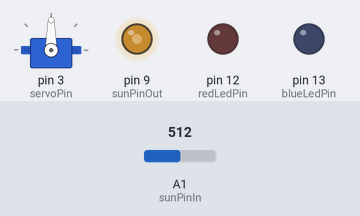
Bench run of a sketch on a simulated Arduino Uno, built with avr-gcc and run on an emulated ATmega328P. On the bench: servo, output pins drawn as LEDs (lit = HIGH). Inputs (shaded band) come from the test bench; at power-on: A1 (sunPinIn) = 512.

Above: at 1.2 s.
1.3 s: A1 (sunPinIn) set to 716
At 2.3 s:
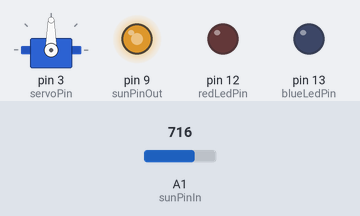
2.8 s: A1 (sunPinIn) set to 900
At 3.5 s:
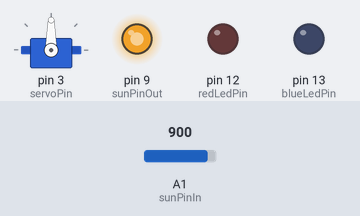
4.3 s: A1 (sunPinIn) set to 122
At 4.6 s:
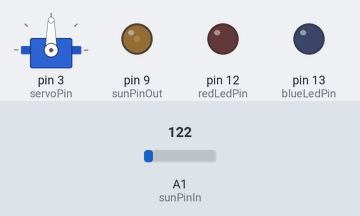
5.8 s: A1 (sunPinIn) set to 0
At 7.0 s:
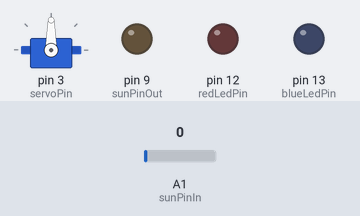
7.3 s: A1 (sunPinIn) set to 511
At 8.1 s:
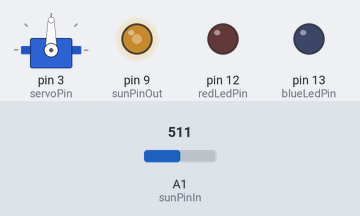
Timing chart, 0 to 9.8 s (numbered marks = the images above; inputs shaded):
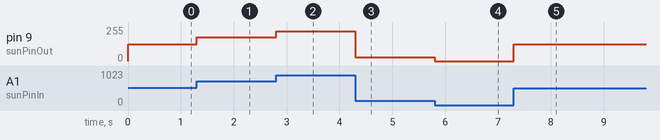

The sketch:

Sunnel.ino
```cpp
 #include <Servo.h>,
Servo servo;

// constants won't change. They're used here to set pin numbers:
const int redButtonPin = 2;     // the number of the pushbutton pin
const int redLedPin =  12;      // the number of the LED pin
const int blueButtonPin = 4;     // the number of the pushbutton pin
const int blueLedPin =  13;      // the number of the LED pin
const int servoPin = 3;
const int sunPinOut = 9;
const int sunPinIn = A1;
const int servoPot = A0;
// variables will change:

int redButtonState = 0;         // variable for reading the pushbutton status
int blueButtonState = 0;         // variable for reading the pushbutton status
int potServoValue = 0;
int potLedValue = 0;
int sunSensorValue = 0;
int sunBrightnessValue = 0;
int val = 0; // variable to store the read value
float volt = 0; // variable to hold the voltage read

void setup() {
  servo.attach(servoPin);

  // initialize the LED pin as an output:
  pinMode(redLedPin, OUTPUT);
  pinMode(blueLedPin, OUTPUT);
  // initialize the pushbutton pin as an input:
  pinMode(redButtonPin, INPUT);
  pinMode(blueButtonPin, INPUT);
  pinMode(sunPinOut, OUTPUT);
}

void loop() {
  sunSensorValue = analogRead(sunPinIn);
  // map it to the range of the analog out:

  //sunBrightnessValue = map(sunSensorValue, 0, 1023, 0, 255);
  // change the analog out value:
  volt =(5.0 * sunSensorValue) / 1023;
  sunSensorValue = 255 * (volt / 5);

  analogWrite(sunPinOut, sunSensorValue);

  // print the results to the Serial Monitor:


  // read the state of the pushbutton value:
  // redButtonState = digitalRead(redButtonPin);
//  blueButtonState = digitalRead(blueButtonPin);
//  potServoValue = analogRead(servoPot);
//  potServoValue = map(potServoValue, 0, 1023, 0,360);
//  servo.write(potServoValue);

  // check if the pushbutton is pressed. If it is, the buttonState is HIGH:
//  if (redButtonState == HIGH) {
//    // turn LED on:
//    digitalWrite(redLedPin, HIGH);
//  }
//  else {
    // turn LED off:
//    digitalWrite(redLedPin, LOW);
 // }
//   if (blueButtonState == HIGH) {
    // turn LED on:
 //   digitalWrite(blueLedPin, HIGH);
 // }
 // else {
    // turn LED off:
 //   digitalWrite(blueLedPin, LOW);
//  }
}
```

Measured:
- after the input at 1.3 s, pin 9 (sunPinOut): 127/255 → 178/255 at once
- after the input at 2.8 s, pin 9 (sunPinOut): 178/255 → 224/255 at once
- after the input at 4.3 s, pin 9 (sunPinOut): 224/255 → 30/255 at once
- after the input at 5.8 s, pin 9 (sunPinOut): 30/255 → 0/255 at once
- after the input at 7.3 s, pin 9 (sunPinOut): 0/255 → 127/255 at once
